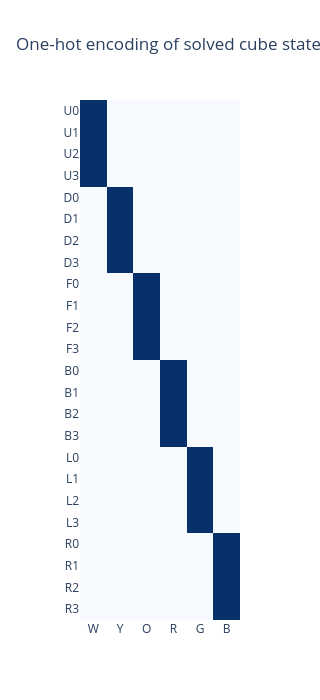

Notebook code cell kept with this figure:
### Code cell
# Visualise the one-hot structure for the solved cube
solved_enc = Cube().encode().reshape(24, 6)
FACE_NAMES = ['U','D','F','B','L','R']
COLOR_NAMES = ['W','Y','O','R','G','B']

fig = go.Figure(go.Heatmap(
    z=solved_enc,
    x=COLOR_NAMES,
    y=[f'{FACE_NAMES[i//4]}{i%4}' for i in range(24)],
    colorscale='Blues', showscale=False,
))
fig.update_layout(
    title='One-hot encoding of solved cube state (24 stickers × 6 colors)',
    height=700, width=300,
    yaxis=dict(autorange='reversed'),
)
fig.show()

### Figure 1 — Plotly figure (JSON) as saved in the notebook; plotly's stock layout.template omitted (floating-point values rounded to 4 significant figures; data arrays with more than 128 entries replaced by an {"elided": "..."} marker saying what was removed)
{"data": [{"colorscale": [[0.0, "rgb(247,251,255)"], [0.125, "rgb(222,235,247)"], [0.25, "rgb(198,219,239)"], [0.375, "rgb(158,202,225)"], [0.5, "rgb(107,174,214)"], [0.625, "rgb(66,146,198)"], [0.75, "rgb(33,113,181)"], [0.875, "rgb(8,81,156)"], [1.0, "rgb(8,48,107)"]], "showscale": false, "type": "heatmap", "x": ["W", "Y", "O", "R", "G", "B"], "y": ["U0", "U1", "U2", "U3", "D0", "D1", "D2", "D3", "F0", "F1", "F2", "F3", "B0", "B1", "B2", "B3", "L0", "L1", "L2", "L3", "R0", "R1", "R2", "R3"], "z": {"elided": "24x6 float values"}}], "layout": {"height": 700, "title": {"text": "One-hot encoding of solved cube state (24 stickers × 6 colors)"}, "width": 300, "yaxis": {"autorange": "reversed"}}}
